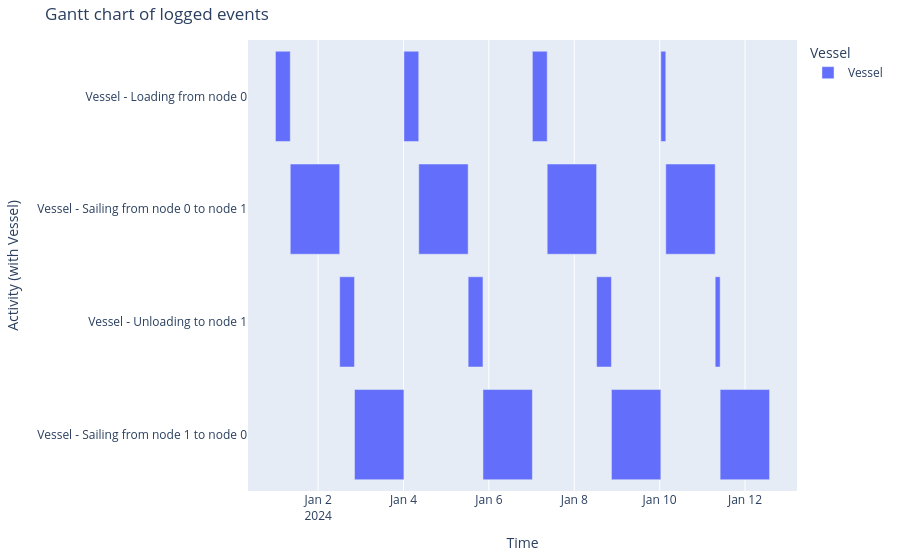

The notebook cell saved with this chart:
### Code cell
generate_vessel_gantt_chart(df_eventtable)

### Figure 1 — Plotly figure (JSON) as saved in the notebook; plotly's stock layout.template omitted (floating-point values rounded to 4 significant figures)
{"data": [{"base": ["2024-01-01T00:00:00.000000000", "2024-01-01T08:20:00.000000000", "2024-01-02T12:06:40.000000000", "2024-01-02T20:26:40.000000000", "2024-01-04T00:13:20.000000000", "2024-01-04T08:33:20.000000000", "2024-01-05T12:20:00.000000000", "2024-01-05T20:40:00.000000000", "2024-01-07T00:26:40.000000000", "2024-01-07T08:46:40.000000000", "2024-01-08T12:33:20.000000000", "2024-01-08T20:53:20.000000000", "2024-01-10T00:40:00.000000000", "2024-01-10T03:26:40.000000000", "2024-01-11T07:13:20.000000000", "2024-01-11T10:00:00.000000000"], "hovertemplate": "object name=Vessel<br>start time=%{base}<br>stop time=%{x}<br>activity label=%{y}<extra></extra>", "legendgroup": "Vessel", "marker": {"color": "#636efa", "pattern": {"shape": ""}}, "name": "Vessel", "orientation": "h", "showlegend": true, "textposition": "auto", "type": "bar", "x": [30000000, 100000000, 30000000, 100000000, 30000000, 100000000, 30000000, 100000000, 30000000, 100000000, 30000000, 100000000, 10000000, 100000000, 10000000, 100000000], "xaxis": "x", "y": ["Vessel - Loading from node 0", "Vessel - Sailing from node 0 to node 1", "Vessel - Unloading to node 1", "Vessel - Sailing from node 1 to node 0", "Vessel - Loading from node 0", "Vessel - Sailing from node 0 to node 1", "Vessel - Unloading to node 1", "Vessel - Sailing from node 1 to node 0", "Vessel - Loading from node 0", "Vessel - Sailing from node 0 to node 1", "Vessel - Unloading to node 1", "Vessel - Sailing from node 1 to node 0", "Vessel - Loading from node 0", "Vessel - Sailing from node 0 to node 1", "Vessel - Unloading to node 1", "Vessel - Sailing from node 1 to node 0"], "yaxis": "y"}], "layout": {"barmode": "overlay", "legend": {"title": {"text": "Vessel"}, "tracegroupgap": 0}, "margin": {"b": 20, "l": 20, "r": 20, "t": 40}, "title": {"text": "Gantt chart of logged events"}, "xaxis": {"anchor": "y", "domain": [0, 1], "title": {"text": "Time"}, "type": "date"}, "yaxis": {"anchor": "x", "autorange": "reversed", "domain": [0, 1], "title": {"text": "Activity (with Vessel)"}}}}
